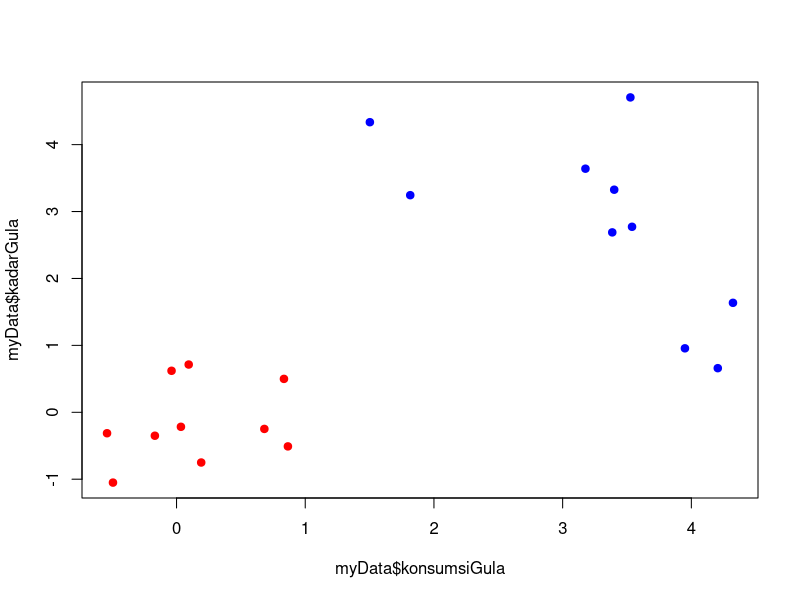
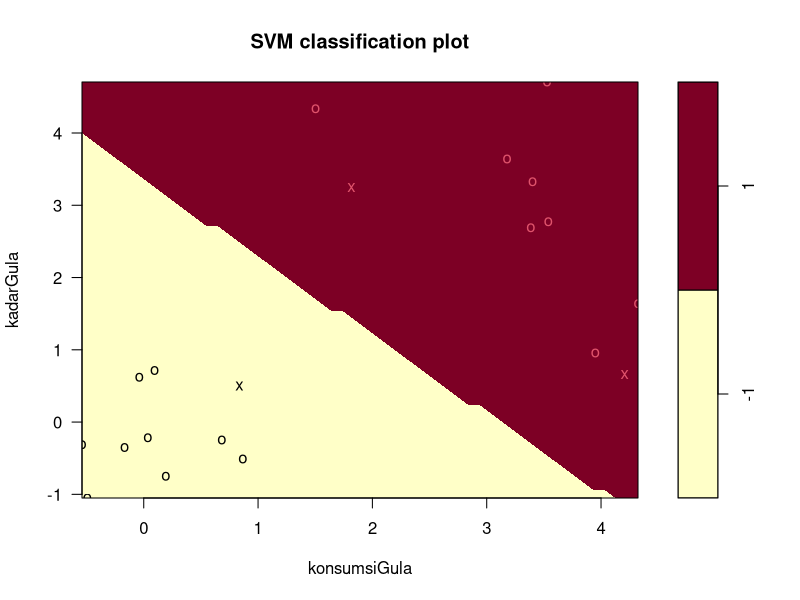

Source code (R) for these figures, in order: (Note: this script raises an error after producing the figures.)
## ---- chunk 1
set.seed(10111)
## ---- chunk 2
x <-  matrix(rnorm(40), 20, 2)
x
## ---- chunk 3
y <-  factor(rep(c(-1, 1), c(10, 10)))
y
## ---- chunk 4
x[y == 1, ] <- x[y == 1, ] + 3
x
## ---- chunk 5
myData <- data.frame(x,y)
head(myData)
## ---- chunk 6
colnames(myData) <- c("kadarGula", "konsumsiGula", "Diabetes")
head(myData)
## ---- chunk 7
plot(myData$konsumsiGula,myData$kadarGula, col = ifelse(y=="1", "blue", "red"), pch = 19)
## ---- chunk 8
library(e1071)
## ---- chunk 9
modelSVM1 <- svm(Diabetes ~ ., data = myData, kernel = "linear")
## ---- chunk 10
print(modelSVM1)
## ---- chunk 11
plot(modelSVM1, myData)
## ---- chunk 12
library(caret)
## ---- chunk 13
set.seed(132)
## ---- chunk 14
train_control <- trainControl(method="cv", number=5)
## ---- chunk 15
modelSVM2 <- train(Diabetes ~., data = myData, method = "svmLinear", trControl = train_control)
## ---- chunk 16
modelSVM2$resample
## ---- chunk 17
confusionMatrix(modelSVM2)
## ---- chunk 18
set.seed(143)
## ---- chunk 19
n <- 1000
## ---- chunk 20
x <- cbind(runif(n),runif(n))
## ---- chunk 21
eta  <- x[,2] - sin(10*x[,1])
prob <- 1/(1+exp(-5*eta))
y    <- 2*rbinom(n, 1, prob)-1
y  <- as.factor(y)
## ---- chunk 22
myData2 <- data.frame(x,y)
## ---- chunk 23
colnames(myData2) <- c("kadarGula", "konsumsiGula", "Diabetes")
head(myData2)
## ---- chunk 24
plot(myData2$konsumsiGula,myData2$kadarGula, col = ifelse(y=="1", "blue", "red"), pch = 19)
legend("topright", c("Y=1","Y=-1"),pch=19,col=c("blue", "red"), inset=0.05, bg=gray(1), cex=1.5)
## ---- chunk 25
library(e1071)
# set.seed(453)
modelSVM3 <-  svm(Diabetes ~ ., data = myData2, kernel = "radial")
print(modelSVM3)
## ---- chunk 26
plot(modelSVM3, myData2)
## ---- chunk 27
library(caret)
set.seed(543)
train_control2 <- trainControl(method="cv", number=10)
modelSVM4 <- train(Diabetes ~., data = myData2, method = "svmRadial", trControl = train_control2)
modelSVM4$resample
## ---- chunk 28
confusionMatrix(modelSVM4)
